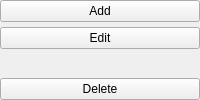
                     <widget class="QWidget" name="widget_5" native="true">
                      <property name="sizePolicy">
                       <sizepolicy hsizetype="Fixed" vsizetype="Preferred">
                        <horstretch>0</horstretch>
                        <verstretch>0</verstretch>
                       </sizepolicy>
                      </property>
                      <property name="minimumSize">
                       <size>
                        <width>110</width>
                        <height>0</height>
                       </size>
                      </property>
                      <layout class="QVBoxLayout" name="verticalLayout_12">
                       <property name="spacing">
                        <number>5</number>
                       </property>
                       <property name="leftMargin">
                        <number>0</number>
                       </property>
                       <property name="topMargin">
                        <number>0</number>
                       </property>
                       <property name="rightMargin">
                        <number>0</number>
                       </property>
                       <property name="bottomMargin">
                        <number>0</number>
                       </property>
                       <item>
                        <widget class="QPushButton" name="AddPrescription">
                         <property name="text">
                          <string>Add</string>
                         </property>
                        </widget>
                       </item>
                       <item alignment="Qt::AlignTop">
                        <widget class="QPushButton" name="EditPrescription">
                         <property name="text">
                          <string>Edit</string>
                         </property>
                        </widget>
                       </item>
                       <item>
                        <widget class="QPushButton" name="DeletePrescription">
                         <property name="text">
                          <string>Delete</string>
                         </property>
                        </widget>
                       </item>
                      </layout>
                     </widget>
